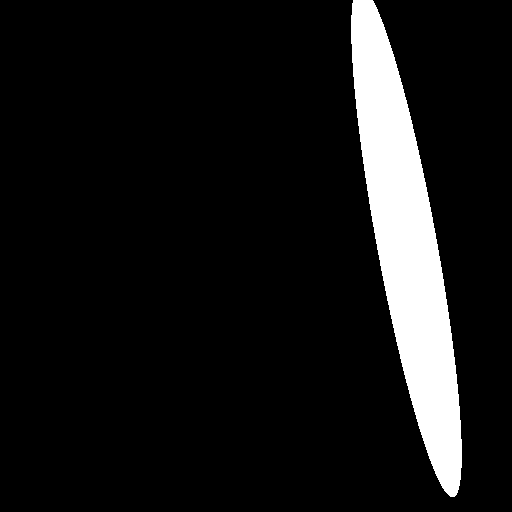
#> input picture test/images/label.PNG, 512 x 512 px
$ python Canny.py
#> lines starting #> are read from the running program, lines starting #| are printed output that depends on the picture; after the words box and inside, x2 and y2 are one past the last pixel; in counts of white or black regions, pixels touching at a corner belong together
# -*- coding:utf-8 -*-
import cv2 as cv
import numpy as np


def get_edge_point(image_edge, step=10):
    h, w = image_edge.shape
    res = np.zeros((h, w, 3), image_edge.dtype)

    for i in range(0, h, step):
        for j in range(0, w):
            item = image_edge[i][j]
            if item == 0:
                pass
            else:
                res[i, j, :] = [255, 255, 255]
                # print(f'{i},{j}:{image_edge[i][j]}')
    return res


if __name__ == '__main__':
    # 读取图像
    image = cv.imread('./images/label.PNG', -1)
#> image: shape (512, 512); 9.3% white; 1 white region, box (x1, y1, x2, y2) and area: (351, 0, 462, 497) 24320

    # 大阈值检测图像边缘
    image_edge = cv.Canny(image, 100, 200, apertureSize=3)
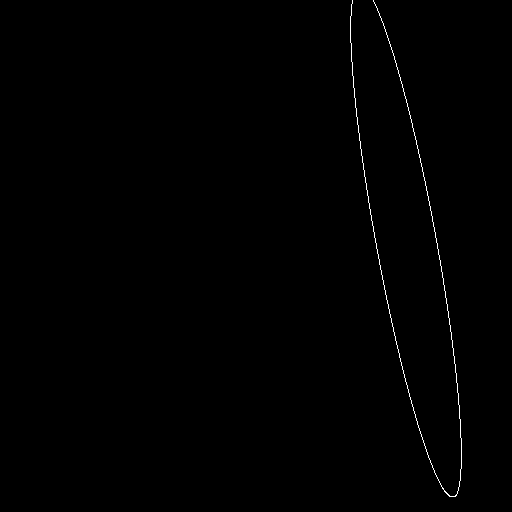
#> image_edge: shape (512, 512); 0.38% white in thin lines or dots, all inside (x1, y1, x2, y2) = (350, 0, 462, 497)

    edge_points = get_edge_point(image_edge, 100)
#> after the loop in get_edge_point, `for i in range(0, h, step):`:
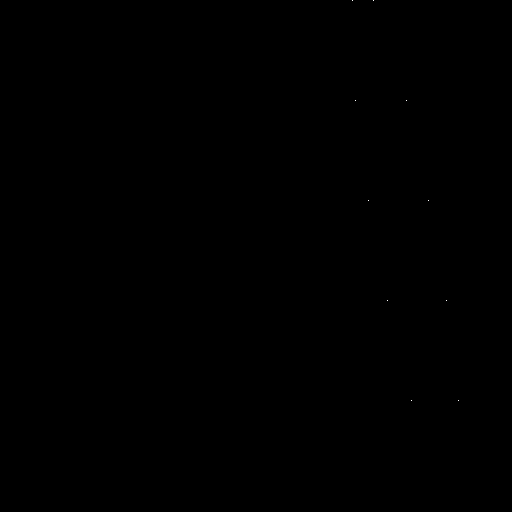
#> res: shape (512, 512, 3); 0% white in thin lines or dots, all inside (x1, y1, x2, y2) = (352, 0, 459, 401)

    # 显示结果
    cv.imshow('Result_high', image_edge)
    cv.imshow('edge', edge_points)
    cv.waitKey(0)
    cv.destroyAllWindows()
